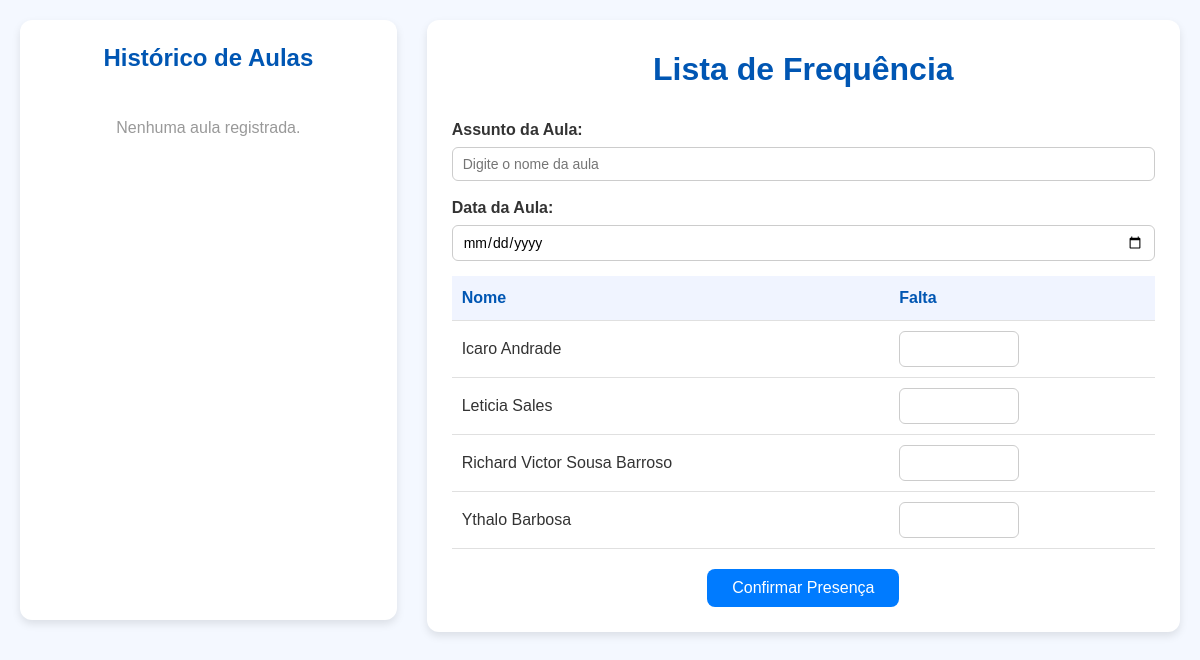
/presenca/6 (signed in), run on an earlier commit of the app's database.
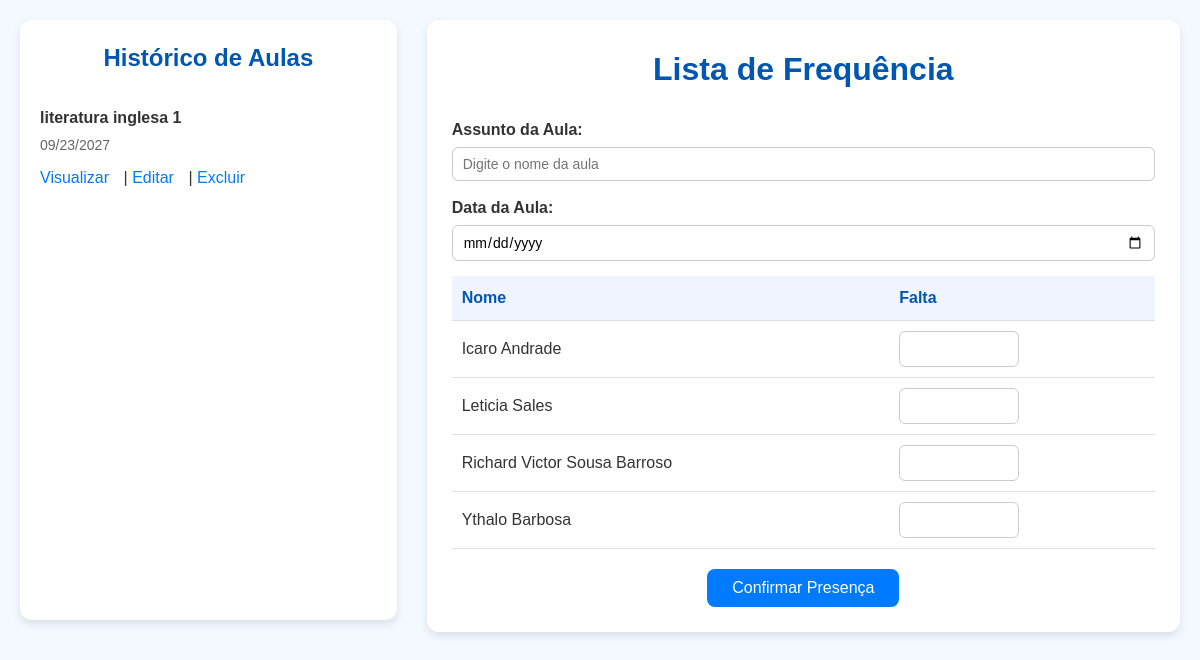
And on a later commit of the database.
### usuarios/models.py (models this page shows, shortened)
class Aluno(models.Model):
    nome = models.TextField()

### gestao/models.py (models this page shows, shortened)
class Aula(models.Model):
    nome = models.TextField()
    data = models.DateField()
    turma = models.ForeignKey(Turma, on_delete=models.CASCADE, related_name='aulas')

### usuarios/views.py (the view, shortened to what this page needs)
# urls.py: path('presenca/<int:turma_id>',views.presenca, name='presenca'),
@login_required
def presenca(request, turma_id):
    turma = get_object_or_404(Turma, id=turma_id)
    alunos = Aluno.objects.filter(turmas=turma).order_by("nome")
    aulas = Aula.objects.filter(turma=turma).order_by("-data")
    context = {
        "turma": turma,
        "alunos": alunos,
        "aulas": aulas,
    }
    return render(request, "presenca.html", context)

### usuarios/templates/presenca.html (shortened to what this page needs)
{% load static %}
<!DOCTYPE html>
<html lang="pt-br">
<head>
    <link rel="stylesheet" href="{% static 'css/presenca.css' %}">
</head>
<body>
    <div class="container">
        <div class="historico">
            <h2>Histórico de Aulas</h2>
            {% for aula in aulas %}
                <div class="aula">
                    <div class="nome">{{ aula.nome }}</div>
                    <div class="data">{{ aula.data|date:"m/d/Y" }}</div>
                    <div class="acoes">
                        <a href="{% url 'visualizar_aula' aula_id=aula.id %}">Visualizar</a> |
                        <a href="{% url 'editar_aula' aula_id=aula.id %}">Editar</a> |
                        <a href="{% url 'excluir_aula' aula_id=aula.id %}"
                        onclick="return confirm('Tem certeza que deseja excluir esta aula?');">
                            Excluir
                        </a>
                    </div>
                </div>
            {% empty %}
                <p class="empty-message">Nenhuma aula registrada.</p>
            {% endfor %}
        </div>
        <form method="POST">
            <h1>Lista de Frequência</h1>
            <div class="form-group">
                <label for="nome_aula">Assunto da Aula:</label>
                <input type="text" id="nome_aula" name="nome_aula" placeholder="Digite o nome da aula" required>
            </div>
            <div class="form-group">
                <label for="data_aula">Data da Aula:</label>
                <input type="date" id="data_aula" name="data_aula" required>
            </div>
            <table>
                <thead>
                    <tr>
                        <th>Nome</th>
                        <th>Falta</th>
                    </tr>
                </thead>
                <tbody>
                    {% for aluno in alunos %}
                        <tr>
                            <td>{{ aluno.nome }}</td>
                            <td>
                                <input type="number" name="faltas_{{ aluno.id }}" min="0" max="2" class="faltas">
                            </td>
                        </tr>
                    {% empty %}
                        <tr>
                            <td colspan="2" class="empty-message">Nenhum aluno registrado.</td>
                        </tr>
                    {% endfor %}
                </tbody>
            </table>
            <div class="center">
                <button type="submit">Confirmar Presença</button>
            </div>
        </form>
    </div>
</body>
</html>

### usuarios/static/css/presenca.css (style rules this page uses)
* { margin: 0; padding: 0; box-sizing: border-box; font-family: Arial, sans-serif; }
body { background-color: #f4f8ff; color: #333; line-height: 1.5; padding: 20px; }
.container { display: flex; flex-wrap: wrap; gap: 30px; max-width: 1200px; margin: 0 auto; }
.historico { flex: 1 1 300px; background-color: #fff; padding: 20px; border-radius: 12px; box-shadow: 0 4px 8px rgba(0,0,0,0.1); max-height: 600px; overflow-y: auto; }
.historico h2 { margin-bottom: 20px; color: #0056b3; text-align: center; }
.aula { display: flex; flex-direction: column; border-bottom: 1px solid #e0e0e0; padding: 10px 0; }
.aula:last-child { border-bottom: none; }
.nome { font-weight: bold; font-size: 16px; margin-bottom: 5px; }
.data { font-size: 14px; color: #666; margin-bottom: 10px; }
.acoes a { text-decoration: none; color: #007bff; margin-right: 10px; transition: color 0.2s; }
form { flex: 2 1 600px; background-color: #fff; padding: 25px; border-radius: 12px; box-shadow: 0 4px 8px rgba(0,0,0,0.1); }
form h1 { text-align: center; margin-bottom: 25px; color: #0056b3; }
.form-group { margin-bottom: 15px; }
label { display: block; margin-bottom: 5px; font-weight: bold; }
input[type="text"], input[type="date"], input[type="number"] { width: 100%; padding: 8px 10px; border: 1px solid #ccc; border-radius: 6px; font-size: 14px; transition: border-color 0.2s; }
table { width: 100%; border-collapse: collapse; margin-bottom: 20px; }
th, td { padding: 10px; border-bottom: 1px solid #e0e0e0; }
th { background-color: #f0f4ff; color: #0056b3; font-weight: bold; text-align: left; }
td:first-child { text-align: left; }
td input[type="number"] { width: 120px; padding: 8px 10px; text-align: center; font-size: 16px; border: 1px solid #ccc; border-radius: 6px; transition: border-color 0.2s; }
.center { text-align: center; }
button { background-color: #007bff; color: #fff; padding: 10px 25px; border: none; border-radius: 8px; cursor: pointer; font-size: 16px; transition: background-color 0.2s; }

What changed in the data, as far as the page shows it:
added Aula: nome "literatura inglesa 1", data "09/23/2027"
Also different on the page:
text no longer shown: "Nenhuma aula registrada."
